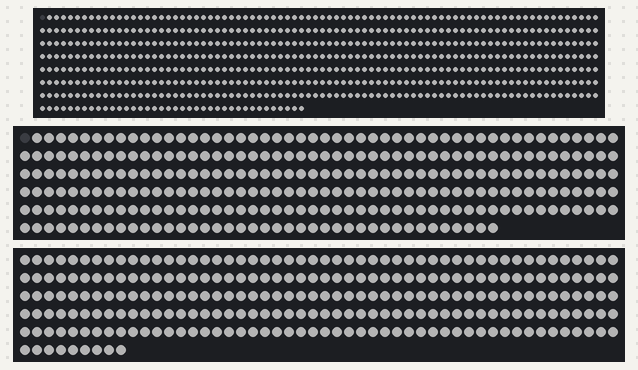
The sketch below on a simulated ESP32. On the bench: 598 RGB LEDs in strip order, left to right, continuing on the next row, 290 RGB LEDs in strip order, left to right, continuing on the next row, 259 RGB LEDs in strip order, left to right, continuing on the next row. Dim RGB values are drawn brighter than linear; colours are those a GRB WS2812 strip shows for the declared byte order; random numbers use the default seed unless the sketch sets one.

Above: at 0.22 s.

The sketch:

esp_1500_dynamic_hamster_v2.ino
```cpp
#include <FastLED.h>

// V2 dynamic hamster movement on the calibrated maze.
// Uses section length and orientation to vary speed inside each routed strip segment.

enum SectionOrientation : uint8_t
{
  SECTION_HORIZONTAL,
  SECTION_UP,
  SECTION_DOWN
};

enum StripId : uint8_t
{
  STRIP_1,
  STRIP_2,
  STRIP_3
};

enum NodeId : uint8_t
{
  NODE_A,
  NODE_B,
  NODE_C,
  NODE_D
};

enum RouteId : uint8_t
{
  ROUTE_1_A_TO_B,
  ROUTE_1_B_TO_D,
  ROUTE_1_D_TO_C,
  ROUTE_2_A_TO_C,
  ROUTE_2_C_TO_D,
  ROUTE_3_A_TO_B,
  ROUTE_COUNT
};

enum DisplayMode : uint8_t
{
  DISPLAY_NORMAL,
  DISPLAY_INVERTED
};

struct Section
{
  uint16_t length;
  SectionOrientation orientation;
};

struct Route
{
  StripId strip;
  uint16_t startPixel;
  uint16_t endPixel;
  NodeId startNode;
  NodeId endNode;
  const Section *sections;
  uint8_t sectionCount;
};

struct RouteOption
{
  RouteId route;
  bool forward;
};

struct SectionPosition
{
  const Section *section;
  uint16_t startOffset;
  uint16_t endOffset;
  float progress;
};

struct Hamster
{
  RouteId route;
  bool forward;
  float position;
  uint8_t hue;
};

constexpr uint8_t LED_PIN_1 = 21; // Strip 1
constexpr uint8_t LED_PIN_2 = 4;  // Strip 2
constexpr uint8_t LED_PIN_3 = 17; // Strip 3

constexpr uint16_t LED_COUNT_1 = 598; // LEDs 0..597
constexpr uint16_t LED_COUNT_2 = 290; // LEDs 0..289
constexpr uint16_t LED_COUNT_3 = 259; // LEDs 0..258

constexpr EOrder COLOR_ORDER = RGB;
constexpr uint8_t BRIGHTNESS = 60;
constexpr uint8_t HAMSTER_LENGTH = 8;
constexpr uint8_t HAMSTER_COUNT = 2;
constexpr uint16_t FRAME_DELAY_MS = 15;
constexpr uint8_t INTERNAL_BEND_REVERSE_PERCENT = 0;
constexpr float SPEED_MULTIPLIER = 1.75f;
constexpr DisplayMode DISPLAY_MODE = DISPLAY_INVERTED;

const Section strip1Sections[] = {
    {27, SECTION_HORIZONTAL},
    {17, SECTION_UP},
    {3, SECTION_HORIZONTAL},
    {17, SECTION_UP},
    {23, SECTION_HORIZONTAL},
    {8, SECTION_HORIZONTAL},
    {36, SECTION_DOWN},
    {38, SECTION_HORIZONTAL},
    {13, SECTION_UP},
    {5, SECTION_HORIZONTAL},
    {42, SECTION_UP},
    {18, SECTION_HORIZONTAL},
    {35, SECTION_UP},
    {18, SECTION_HORIZONTAL},
    {23, SECTION_DOWN},
    {10, SECTION_HORIZONTAL},
    {50, SECTION_DOWN},
    {30, SECTION_HORIZONTAL},
    {12, SECTION_HORIZONTAL},
    {15, SECTION_UP},
    {23, SECTION_UP},
    {7, SECTION_HORIZONTAL},
    {16, SECTION_UP},
    {10, SECTION_UP},
    {22, SECTION_HORIZONTAL},
    {5, SECTION_HORIZONTAL},
    {30, SECTION_DOWN},
    {44, SECTION_UP}};

const Section strip2Sections[] = {
    {60, SECTION_UP},
    {5, SECTION_HORIZONTAL},
    {20, SECTION_UP},
    {18, SECTION_HORIZONTAL},
    {25, SECTION_UP},
    {21, SECTION_HORIZONTAL},
    {12, SECTION_HORIZONTAL},
    {100, SECTION_DOWN},
    {28, SECTION_UP}};

const Section strip3Sections[] = {
    {15, SECTION_UP},
    {33, SECTION_HORIZONTAL},
    {48, SECTION_UP},
    {13, SECTION_HORIZONTAL},
    {36, SECTION_UP},
    {20, SECTION_HORIZONTAL},
    {25, SECTION_HORIZONTAL},
    {5, SECTION_HORIZONTAL},
    {5, SECTION_DOWN},
    {12, SECTION_HORIZONTAL},
    {30, SECTION_HORIZONTAL},
    {5, SECTION_DOWN},
    {11, SECTION_HORIZONTAL}};

const Route routes[ROUTE_COUNT] = {
    {STRIP_1, 0, 300, NODE_A, NODE_B, strip1Sections, 14},
    {STRIP_1, 300, 440, NODE_B, NODE_D, strip1Sections + 14, 6},
    {STRIP_1, 440, 597, NODE_D, NODE_C, strip1Sections + 20, 8},
    {STRIP_2, 0, 149, NODE_A, NODE_C, strip2Sections, 6},
    {STRIP_2, 149, 289, NODE_C, NODE_D, strip2Sections + 6, 3},
    {STRIP_3, 0, 258, NODE_A, NODE_B, strip3Sections, 13}};

CRGB leds1[LED_COUNT_1];
CRGB leds2[LED_COUNT_2];
CRGB leds3[LED_COUNT_3];

Hamster hamsters[HAMSTER_COUNT] = {
    {ROUTE_1_A_TO_B, true, 0.0f, 34},
    {ROUTE_2_A_TO_C, true, 0.0f, 145}};

CRGB *ledsForStrip(StripId strip)
{
  switch (strip)
  {
  case STRIP_1:
    return leds1;
  case STRIP_2:
    return leds2;
  case STRIP_3:
    return leds3;
  default:
    return leds1;
  }
}

uint16_t ledCountForStrip(StripId strip)
{
  switch (strip)
  {
  case STRIP_1:
    return LED_COUNT_1;
  case STRIP_2:
    return LED_COUNT_2;
  case STRIP_3:
    return LED_COUNT_3;
  default:
    return LED_COUNT_1;
  }
}

uint16_t routeLength(RouteId routeId)
{
  const Route &route = routes[routeId];
  uint16_t total = 0;

  for (uint8_t i = 0; i < route.sectionCount; i++)
  {
    total += route.sections[i].length;
  }

  return total;
}

uint16_t pixelForRoutePosition(RouteId routeId, float position)
{
  const Route &route = routes[routeId];
  const uint16_t length = routeLength(routeId);
  int16_t offset = static_cast<int16_t>(position + 0.5f);

  if (offset < 0)
  {
    offset = 0;
  }
  if (offset > static_cast<int16_t>(length))
  {
    offset = length;
  }

  return route.startPixel + offset;
}

SectionPosition findSectionPosition(RouteId routeId, float routePosition, bool forward)
{
  const Route &route = routes[routeId];

  if (forward)
  {
    uint16_t start = 0;
    for (uint8_t i = 0; i < route.sectionCount; i++)
    {
      const uint16_t end = start + route.sections[i].length;
      if (routePosition < end || i == route.sectionCount - 1)
      {
        const float local = routePosition - start;
        const float progress = constrain(local / route.sections[i].length, 0.0f, 1.0f);
        return {route.sections + i, start, end, progress};
      }
      start = end;
    }
  }

  uint16_t end = routeLength(routeId);
  for (int8_t i = route.sectionCount - 1; i >= 0; i--)
  {
    const uint16_t start = end - route.sections[i].length;
    if (routePosition > start || i == 0)
    {
      const float local = end - routePosition;
      const float progress = constrain(local / route.sections[i].length, 0.0f, 1.0f);
      return {route.sections + i, start, end, progress};
    }
    end = start;
  }

  return {route.sections, 0, route.sections[0].length, 0.0f};
}

float smooth01(float value)
{
  value = constrain(value, 0.0f, 1.0f);
  return value * value * (3.0f - 2.0f * value);
}

float maxSpeedForLength(uint16_t sectionLength)
{
  return constrain(0.32f + (sectionLength * 0.018f), 0.38f, 1.85f);
}

bool isMovingDown(const Section &section, bool forward)
{
  if (section.orientation == SECTION_HORIZONTAL)
  {
    return false;
  }

  return (section.orientation == SECTION_DOWN && forward) ||
         (section.orientation == SECTION_UP && !forward);
}

bool isMovingUp(const Section &section, bool forward)
{
  if (section.orientation == SECTION_HORIZONTAL)
  {
    return false;
  }

  return !isMovingDown(section, forward);
}

float speedForCurrentPosition(const Hamster &state)
{
  const SectionPosition sectionPosition =
      findSectionPosition(state.route, state.position, state.forward);
  const Section &section = *sectionPosition.section;
  const float progress = sectionPosition.progress;
  const float maxSpeed = maxSpeedForLength(section.length);
  const float longSectionPenalty = 1.0f - (0.55f * smooth01((section.length - 18.0f) / 82.0f));
  const float upwardBase = maxSpeed * (0.28f + (0.10f * smooth01(progress)));
  const float upwardEquivalent = constrain(upwardBase * longSectionPenalty, 0.22f, maxSpeed * 0.38f);

  if (isMovingUp(section, state.forward))
  {
    return SPEED_MULTIPLIER * upwardEquivalent;
  }

  if (isMovingDown(section, state.forward))
  {
    const float gravity = 0.42f + (0.34f * smooth01(progress));
    const float suddenBrake = 1.0f - (0.82f * smooth01((progress - 0.86f) / 0.14f));
    return SPEED_MULTIPLIER * constrain(maxSpeed * gravity * suddenBrake, 0.08f, maxSpeed * 0.72f);
  }

  const float bendCurve = sin(progress * PI);
  const float horizontalSpeed = constrain(maxSpeed * (0.24f + (0.76f * bendCurve)), 0.20f, maxSpeed) * 0.50f;
  return SPEED_MULTIPLIER * max(horizontalSpeed, upwardEquivalent);
}

uint8_t routeOptionsForNode(NodeId node, RouteOption options[3])
{
  uint8_t count = 0;

  for (uint8_t i = 0; i < ROUTE_COUNT && count < 3; i++)
  {
    const Route &route = routes[i];
    if (route.startNode == node)
    {
      options[count++] = {static_cast<RouteId>(i), true};
    }
    else if (route.endNode == node)
    {
      options[count++] = {static_cast<RouteId>(i), false};
    }
  }

  return count;
}

void chooseRouteFromNode(Hamster &state, NodeId node)
{
  RouteOption options[3];
  const uint8_t optionCount = routeOptionsForNode(node, options);

  if (optionCount == 0)
  {
    state.forward = !state.forward;
    return;
  }

  RouteOption selectableOptions[3];
  uint8_t selectableCount = 0;
  const bool reversingCurrentRoute = !state.forward;

  for (uint8_t i = 0; i < optionCount; i++)
  {
    const bool isImmediateReverse =
        options[i].route == state.route &&
        options[i].forward == reversingCurrentRoute;

    if (!isImmediateReverse || optionCount == 1)
    {
      selectableOptions[selectableCount++] = options[i];
    }
  }

  if (selectableCount == 0)
  {
    for (uint8_t i = 0; i < optionCount; i++)
    {
      selectableOptions[selectableCount++] = options[i];
    }
  }

  const RouteOption next = selectableOptions[random(selectableCount)];
  state.route = next.route;
  state.forward = next.forward;
  state.position = next.forward ? 0.0f : routeLength(next.route);
}

void handleBoundary(Hamster &state, uint16_t boundary)
{
  const Route &route = routes[state.route];
  const uint16_t length = routeLength(state.route);
  state.position = boundary;

  if (boundary == 0)
  {
    chooseRouteFromNode(state, route.startNode);
    return;
  }

  if (boundary == length)
  {
    chooseRouteFromNode(state, route.endNode);
    return;
  }

  if (random(100) < INTERNAL_BEND_REVERSE_PERCENT)
  {
    state.forward = !state.forward;
  }
}

void updateHamster(Hamster &state)
{
  const SectionPosition sectionPosition =
      findSectionPosition(state.route, state.position, state.forward);
  const float speed = speedForCurrentPosition(state);
  const uint16_t boundary = state.forward ? sectionPosition.endOffset : sectionPosition.startOffset;
  const float nextPosition = state.position + (state.forward ? speed : -speed);

  if ((state.forward && nextPosition >= boundary) ||
      (!state.forward && nextPosition <= boundary))
  {
    handleBoundary(state, boundary);
    return;
  }

  state.position = nextPosition;
}

void drawBackground()
{
  const CRGB background = (DISPLAY_MODE == DISPLAY_INVERTED) ? CRGB::White : CRGB::Black;

  fill_solid(leds1, LED_COUNT_1, background);
  fill_solid(leds2, LED_COUNT_2, background);
  fill_solid(leds3, LED_COUNT_3, background);
}

CRGB invertedHamsterColor(uint8_t trailIndex)
{
  return CRGB::Black;
}

void drawHamster(const Hamster &state)
{
  CRGB hamsterColor = CRGB::Black;

  const Route &route = routes[state.route];
  CRGB *leds = ledsForStrip(route.strip);
  const uint16_t ledCount = ledCountForStrip(route.strip);
  const int8_t trailDirection = state.forward ? -1 : 1;

  for (uint8_t i = 0; i < HAMSTER_LENGTH; i++)
  {
    const float trailPosition = state.position + (trailDirection * i);
    if (trailPosition < 0.0f || trailPosition > routeLength(state.route))
    {
      continue;
    }

    const uint16_t pixel = pixelForRoutePosition(state.route, trailPosition);
    if (pixel >= ledCount)
    {
      continue;
    }

    if (DISPLAY_MODE == DISPLAY_NORMAL)
    {
      const uint8_t brightness = 255 - (i * (170 / HAMSTER_LENGTH));
      hamsterColor = CHSV(state.hue, 210, brightness);
    }
    else
    {
      hamsterColor = invertedHamsterColor(i);
    }

    leds[pixel] = hamsterColor;
  }
}

void setup()
{
  randomSeed(esp_random());

  FastLED.addLeds<WS2812B, LED_PIN_1, COLOR_ORDER>(leds1, LED_COUNT_1);
  FastLED.addLeds<WS2812B, LED_PIN_2, COLOR_ORDER>(leds2, LED_COUNT_2);
  FastLED.addLeds<WS2812B, LED_PIN_3, COLOR_ORDER>(leds3, LED_COUNT_3);
  FastLED.setBrightness(BRIGHTNESS);
  FastLED.setDither(0);
  FastLED.clear(true);
}

void loop()
{
  drawBackground();
  for (uint8_t i = 0; i < HAMSTER_COUNT; i++)
  {
    drawHamster(hamsters[i]);
  }

  FastLED.show();
  delay(FRAME_DELAY_MS);

  for (uint8_t i = 0; i < HAMSTER_COUNT; i++)
  {
    updateHamster(hamsters[i]);
  }
}
```
